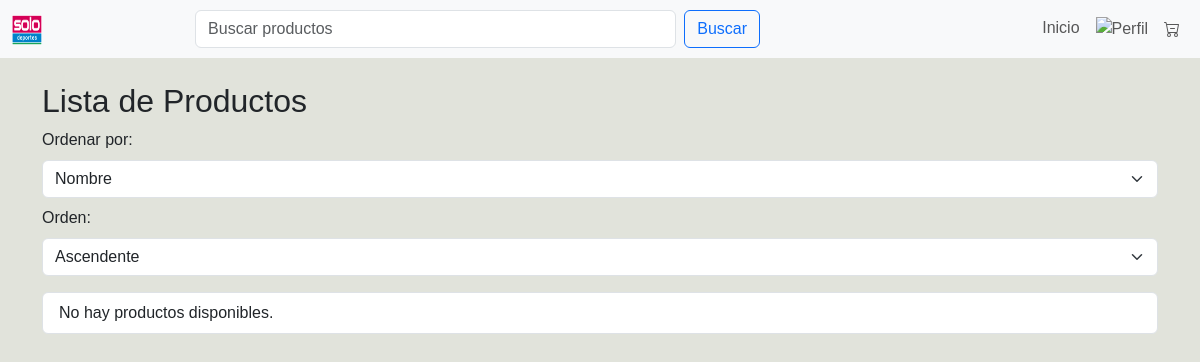
Page /scripts/lista_productos.php on the earlier database version.
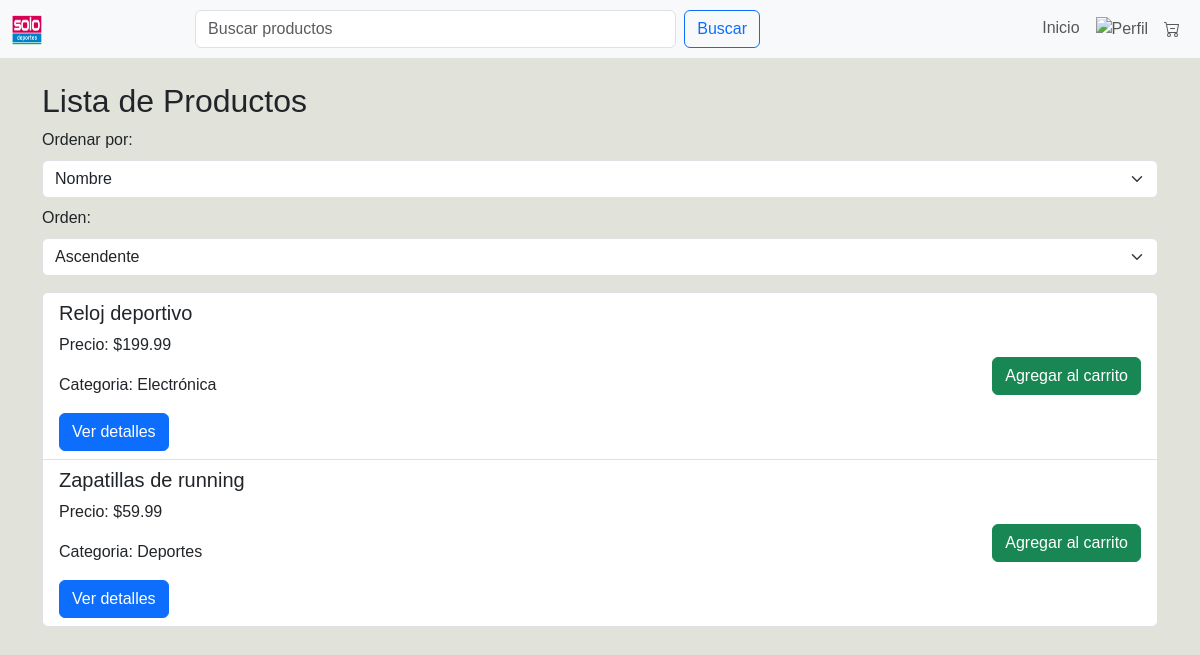
Same page on the later database version.
### tables this page shows
CREATE TABLE productos (
    id_producto INT AUTO_INCREMENT PRIMARY KEY,
    nombre VARCHAR(100) NOT NULL,
    descripcion TEXT,
    precio DECIMAL(10, 2) NOT NULL,
    imagen VARCHAR(255),
    stock INT NOT NULL,
    id_categoria INT,
    codigo VARCHAR(50) UNIQUE,
    FOREIGN KEY (id_categoria) REFERENCES categorias(id_categoria) ON DELETE SET NULL
);

CREATE TABLE categorias (
    id_categoria INT AUTO_INCREMENT PRIMARY KEY,
    nombre_categoria VARCHAR(100) NOT NULL
);

### scripts/lista_productos.php (the view, shortened to what this page needs)
<?php
include 'functions.php';
$sort_by = isset($_GET['sort']) ? $_GET['sort'] : 'nombre';
$sort_order = isset($_GET['order']) ? $_GET['order'] : 'asc';
$sql = "SELECT p.id_producto, p.nombre, p.descripcion, p.precio, p.imagen, p.stock, c.nombre_categoria
        FROM productos p
        LEFT JOIN categorias c ON p.id_categoria = c.id_categoria
        WHERE p.stock > 0
        ORDER BY ";
switch ($sort_by) {
    default:
        $sql .= "p.nombre";
        break;
}
$sql .= $sort_order === 'asc' ? ' ASC' : ' DESC';
$stmt = $conn->prepare($sql);
$stmt->execute();
$result = $stmt->get_result();
$products = [];
while ($row = $result->fetch_assoc()) {
    $products[] = $row;
}
?>
<!DOCTYPE html>
<html lang="en">
<head>
    <link href="https://cdn.jsdelivr.net/npm/bootstrap@5.3.3/dist/css/bootstrap.min.css" rel="stylesheet">
    <link rel="stylesheet" href="../Estilos/registro.css">
</head>
<body>
<?php include 'navbar.php'; ?>
<div class="container my-4">
    <div class="row mb-3">
        <div class="col-md-12">
            <h2>Lista de Productos</h2>
            <form method="GET" class="mb-3">
                <div class="mb-2">
                    <label for="sort" class="form-label">Ordenar por:</label>
                    <select id="sort" name="sort" class="form-select" onchange="this.form.submit()">
                        <option value="nombre" <?= $sort_by === 'nombre' ? 'selected' : '' ?>>Nombre</option>
                    </select>
                </div>
                <div class="mb-2">
                    <label for="order" class="form-label">Orden:</label>
                    <select id="order" name="order" class="form-select" onchange="this.form.submit()">
                        <option value="asc" <?= $sort_order === 'asc' ? 'selected' : '' ?>>Ascendente</option>
                    </select>
                </div>
            </form>
            <ul class="list-group">
                <?php if (count($products) > 0): ?>
                    <?php foreach ($products as $product): ?>
                        <li class="list-group-item d-flex justify-content-between align-items-center">
                            <div>
                                <h5><?= htmlspecialchars($product['nombre']) ?></h5>
                                <p>Precio: $<?= number_format($product['precio'], 2) ?></p>
                                <p>Categoria: <?= htmlspecialchars($product['nombre_categoria']) ?></p>
                                <a href="detalle_producto.php?id=<?= $product['id_producto'] ?>" class="btn btn-primary">Ver detalles</a>
                            </div>
                            <button type="button" class="btn btn-success" data-bs-toggle="modal" data-bs-target="#agregar_carrito" data-producto-id="<?= $product['id_producto'] ?>" data-producto-nombre="<?= htmlspecialchars($product['nombre']) ?>" data-producto-precio="<?= number_format($product['precio'], 2) ?>" onclick="setModalProductData(this)">Agregar al carrito</button>
                        </li>
                    <?php endforeach; ?>
                <?php else: ?>
                    <li class="list-group-item">No hay productos disponibles.</li>
                <?php endif; ?>
            </ul>
        </div>
    </div>
</div>
</body>
</html>

### scripts/navbar.php (shortened to what this page needs)
<nav class="navbar navbar-expand-lg navbar-light bg-light">
    <div class="container-fluid">
        <a class="navbar-brand" href="home.php">
            <img src="img/logo.png" alt="Logo" width="30" height="30">
        </a>
        <div class="collapse navbar-collapse" id="navbarSupportedContent">
            <form class="d-flex w-50 mx-auto">
                <input class="form-control me-2" type="search" placeholder="Buscar productos" aria-label="Buscar">
                <button class="btn btn-outline-primary" type="submit">Buscar</button>
            </form>
            <ul class="navbar-nav ms-auto">
                <li class="nav-item">
                    <a class="nav-link" href="home.php">Inicio</a>
                </li>
                <li class="nav-item">
                    <a class="nav-link" href="#">
                        <img src="img/user.png" alt="Perfil" width="30" height="30">
                    </a>
                </li>
                <li class="nav-item">
                    <a class="nav-link" href="#">
                    </a>
                </li>
            </ul>
        </div>
    </div>
</nav>

### style/registro.css (style rules this page uses)
body { background-color: #e1e3db; font-family: 'Arial', sans-serif; }

Differences in the rows shown:
added productos: nombre "Reloj deportivo", precio "199.99", id_categoria.nombre_categoria "Electrónica"
added productos: nombre "Zapatillas de running", precio "59.99", id_categoria.nombre_categoria "Deportes"
Other differences:
text no longer shown: "No hay productos disponibles."
